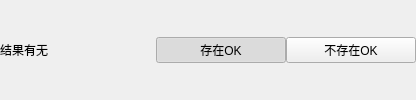
                      <widget class="QWidget" name="basicResultPresencePage">
                       <layout class="QHBoxLayout" name="basicHorizontalLayout_resultPresence">
                        <property name="leftMargin">
                         <number>0</number>
                        </property>
                        <property name="topMargin">
                         <number>0</number>
                        </property>
                        <property name="rightMargin">
                         <number>0</number>
                        </property>
                        <property name="bottomMargin">
                         <number>0</number>
                        </property>
                        <item>
                         <widget class="QLabel" name="basicResultPresenceLabel">
                          <property name="minimumSize">
                           <size>
                            <width>150</width>
                            <height>0</height>
                           </size>
                          </property>
                          <property name="text">
                           <string>结果有无</string>
                          </property>
                          <property name="role" stdset="0">
                           <string>rowField</string>
                          </property>
                         </widget>
                        </item>
                        <item>
                         <widget class="QFrame" name="basicResultPresenceFrame">
                          <property name="minimumSize">
                           <size>
                            <width>260</width>
                            <height>38</height>
                           </size>
                          </property>
                          <property name="maximumSize">
                           <size>
                            <width>260</width>
                            <height>38</height>
                           </size>
                          </property>
                          <property name="panelRole" stdset="0">
                           <string>optionGroup</string>
                          </property>
                          <layout class="QHBoxLayout" name="basicHorizontalLayout_resultPresenceButtons">
                           <property name="spacing">
                            <number>0</number>
                           </property>
                           <property name="leftMargin">
                            <number>0</number>
                           </property>
                           <property name="topMargin">
                            <number>0</number>
                           </property>
                           <property name="rightMargin">
                            <number>0</number>
                           </property>
                           <property name="bottomMargin">
                            <number>0</number>
                           </property>
                           <item>
                            <widget class="QPushButton" name="basicPresentOkButton">
                             <property name="text">
                              <string>存在OK</string>
                             </property>
                             <property name="checkable">
                              <bool>true</bool>
                             </property>
                             <property name="checked">
                              <bool>true</bool>
                             </property>
                            </widget>
                           </item>
                           <item>
                            <widget class="QPushButton" name="basicAbsentOkButton">
                             <property name="text">
                              <string>不存在OK</string>
                             </property>
                             <property name="checkable">
                              <bool>true</bool>
                             </property>
                            </widget>
                           </item>
                          </layout>
                         </widget>
                        </item>
                       </layout>
                      </widget>
